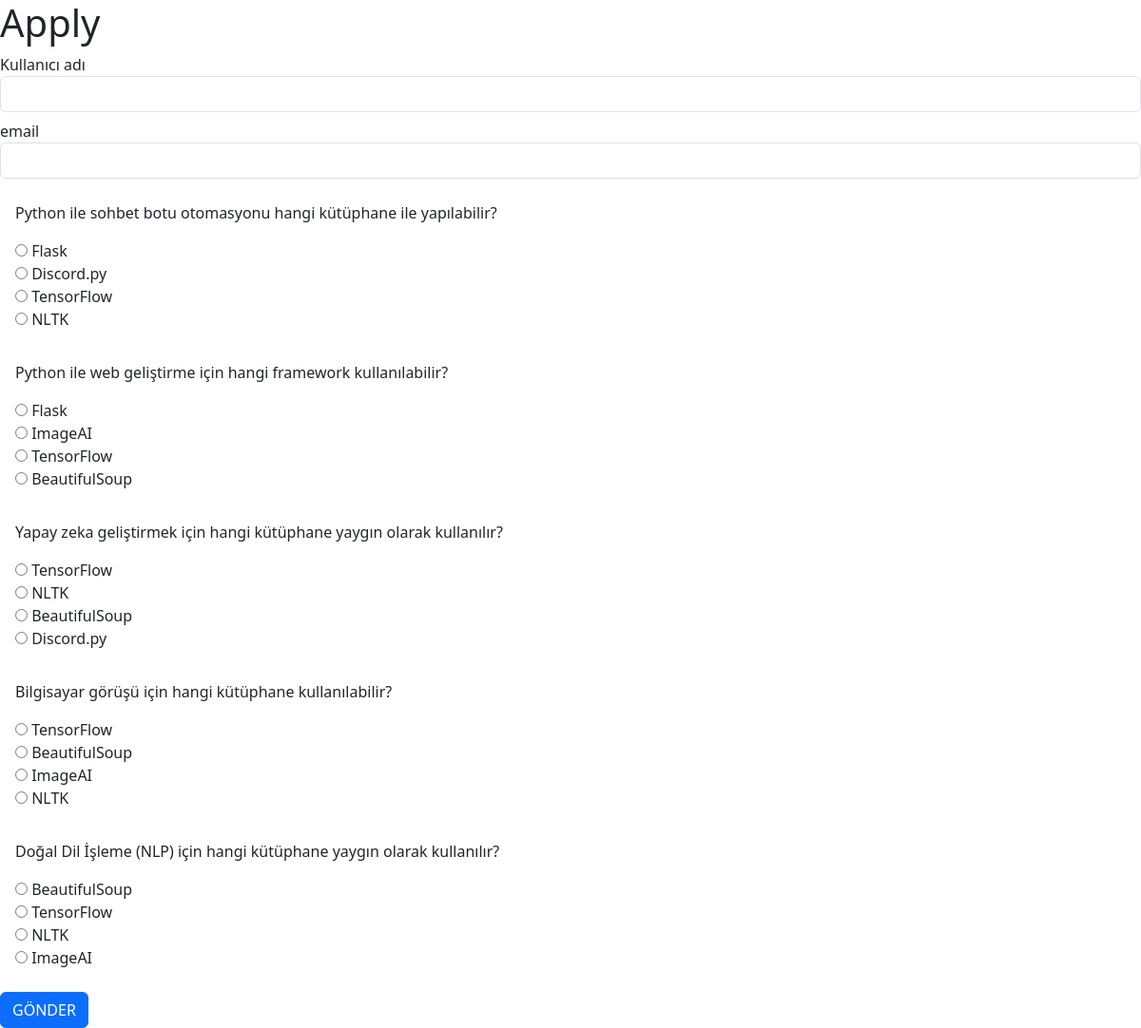
The page / on the database its author committed.
### sinav.py (models this page shows)
class Question(db.Model):
    id=db.Column(db.Integer,primary_key=True)
    QuestionText=db.Column(db.String(800),nullable=False)
    optionA=db.Column(db.String(100), nullable=False)
    optionB=db.Column(db.String(100), nullable=False)
    optionC=db.Column(db.String(100), nullable=False)
    optionD=db.Column(db.String(100), nullable=False)
    correct_answer=db.Column(db.String(1),nullable=False)

### sinav.py (the view, shortened to what this page needs)
@app.route("/",methods=['GET','POST'])
def index():
    questions=Question.query.all()
    return render_template("index.html",questions=questions)

### templates/index.html (shortened to what this page needs)
<!DOCTYPE html>
<html lang="en">
<head>
    <link href="https://cdn.jsdelivr.net/npm/bootstrap@5.3.3/dist/css/bootstrap.min.css" rel="stylesheet">
</head>
<body>
    <div class="display-6"> Apply </div>
    <form method="POST">
        <div class="form-group my-2  ">
          <label>Kullanıcı adı</label>
          <input name="username" class="form-control"/>
        </div>
        <div class="form-group my-2  ">
            <label>email</label>
            <input name="email" class="form-control"/>
          </div>
        {% for question in questions %}
        <div class="form-group my-3">
            <ul class="list-group list-group-flush">
              <li class="list-group-item">
                <fieldset>
                    <p>{{ question.QuestionText }}</p>
                    <div>
                        <input type="radio" name="answers{{loop.index}}" value="A"/>
                        <label>{{ question.optionA }}</label>
                    </div>
                    <div>
                        <input type="radio" name="answers{{loop.index}}" value="B"/>
                        <label>{{ question.optionB }}</label>
                    </div>
                    <div>
                        <input type="radio" name="answers{{loop.index}}" value="C"/>
                        <label>{{ question.optionC }}</label>
                    </div>
                    <div>
                        <input type="radio" name="answers{{loop.index}}" value="D"/>
                        <label>{{ question.optionD }}</label>
                    </div>
                </fieldset>
              </li>
            </ul>
        </div>
        {% endfor %}
        <div>
            <button class="btn btn-primary"type="submit">GÖNDER</button>
        </div>
    </form>
</body>
</html>

### rows shown on the page
Question: QuestionText "Python ile sohbet botu otomasyonu hangi kütüphane ile yapılabilir?", optionA "Flask", optionB "Discord.py", optionC "TensorFlow", optionD "NLTK"
Question: QuestionText "Python ile web geliştirme için hangi framework kullanılabilir?", optionA "Flask", optionB "ImageAI", optionC "TensorFlow", optionD "BeautifulSoup"
Question: QuestionText "Yapay zeka geliştirmek için hangi kütüphane yaygın olarak kullanılır?", optionA "TensorFlow", optionB "NLTK", optionC "BeautifulSoup", optionD "Discord.py"
Question: QuestionText "Bilgisayar görüşü için hangi kütüphane kullanılabilir?", optionA "TensorFlow", optionB "BeautifulSoup", optionC "ImageAI", optionD "NLTK"
Question: QuestionText "Doğal Dil İşleme (NLP) için hangi kütüphane yaygın olarak kullanılır?", optionA "BeautifulSoup", optionB "TensorFlow", optionC "NLTK", optionD "ImageAI"
